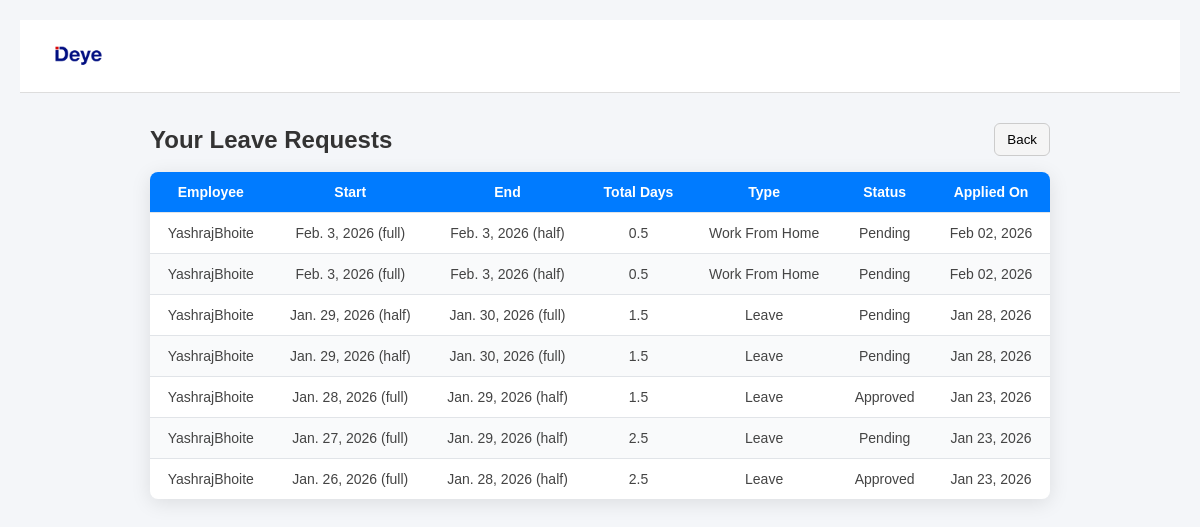
The app's page /leave/status/ (signed in) with its own data.
### forms/models.py (models this page shows, shortened)
class LeaveRequest(models.Model):
    LEAVE_STATUS_CHOICES = [
        ('pending', 'Pending'),
        ('approved', 'Approved'),
        ('rejected', 'Rejected'),
    ]
    LEAVE_TYPE_CHOICES = [
        ('leave', 'Leave'),
        ('wfh', 'Work From Home'),
    ]
    DAY_PORTION_CHOICES = [
        ('full', 'Full Day'),
        ('half', 'Half Day'),
    ]
    user = models.ForeignKey(User, on_delete=models.CASCADE)
    leave_type = models.CharField(max_length=20, choices=LEAVE_TYPE_CHOICES)
    start_date = models.DateField()
    end_date = models.DateField()
    start_breakdown = models.CharField(max_length=10, choices=DAY_PORTION_CHOICES, default='full')
    end_breakdown = models.CharField(max_length=10, choices=DAY_PORTION_CHOICES, default='full')
    reason = models.TextField(blank=True)
    status = models.CharField(max_length=20, choices=LEAVE_STATUS_CHOICES, default='pending')
    total_days = models.FloatField(default=0.0)
    applied_at = models.DateTimeField(auto_now_add=True)
    status_changed_at = models.DateTimeField(blank=True, null=True)
    status_changed_by = models.ForeignKey(User, on_delete=models.SET_NULL, null=True, blank=True, related_name='updated_leaves')

### forms/views.py (the view)
# urls.py: path('leave/status/', views.leave_status, name='leave_status'),
@login_required
def leave_status(request):
    leaves = LeaveRequest.objects.filter(user=request.user).order_by('-id')
    return render(request, 'leave/leave_status.html', {'leaves': leaves})

### forms/templates/leave/leave_status.html (shortened to what this page needs)
<!DOCTYPE html>
<html lang="en">
<head>
    {% load static %}
</head>
<body>
    <div class="header">
        <div class="header-title">
            <a href="/">
                <img src="{% static 'admin/Images/logo-deye-300x225.webp' %}" alt="DEYE">
            </a>
        </div>
    </div>
    <div style="display:flex; justify-content:space-between; align-items:center; margin: 0 auto 16px; max-width: 900px;">
        <h2 style="margin:0;">Your Leave Requests</h2>
        <button type="button" onclick="history.back();" style="padding:8px 12px; border:1px solid #ccc; background:#f5f5f5; border-radius:6px; cursor:pointer;">Back</button>
    </div>
    <table>
        <thead>
            <tr>
                <th>Employee</th>
                <th>Start</th>
                <th>End</th>
                <th>Total Days</th>
                <th>Type</th>
                <th>Status</th>
                <th>Applied On</th>
            </tr>
        </thead>
        <tbody>
            {% for leave in leaves %}
            <tr>
                <td>{{ leave.user.get_username }}</td>
                <td>{{ leave.start_date }} ({{ leave.start_breakdown }})</td>
                <td>{{ leave.end_date }} ({{ leave.end_breakdown }})</td>
                <td>{{ leave.total_days }}</td>
                <td>{{ leave.get_leave_type_display }}</td>
                <td>{{ leave.status|title }}</td>
                <td>{{ leave.applied_at|date:"M d, Y" }}</td>
            </tr>
            {% empty %}
            <tr>
                <td colspan="7" class="no-data">No leave requests found</td>
            </tr>
            {% endfor %}
        </tbody>
    </table>
</body>
</html>

### forms/templates/leave/leave_status.html (style rules this page uses)
body { margin: 0; font-family: Arial, sans-serif; background: #f4f6f9; min-height: 100vh; padding: 20px; }
.header { display: flex; align-items: center; padding: 14px 32px; background-color: #fff; border-bottom: 1px solid #ddd; margin-bottom: 30px; }
.header-title img { height: 40px; object-fit: contain; }
h2 { text-align: center; color: #333; margin-bottom: 20px; font-weight: 600; }
table { width: 100%; max-width: 900px; margin: 0 auto; border-collapse: collapse; background: #fff; box-shadow: 0 4px 20px rgba(0,0,0,0.1); border-radius: 8px; overflow: hidden; }
th, td { padding: 12px 16px; text-align: center; border-bottom: 1px solid #e1e4e8; font-size: 14px; color: #444; }
th { background-color: #007bff; color: white; font-weight: 600; }
tr:last-child td { border-bottom: none; }
tr:nth-child(even) { background-color: #f9fafb; }
button { transition: background 0.2s ease, border-color 0.2s ease; }

### records on screen
LeaveRequest: user.get_username "YashrajBhoite", start_date "Feb. 3, 2026", start_breakdown "full", end_date "Feb. 3, 2026", end_breakdown "half", total_days "0.5", leave_type "Work From Home", status "Pending", applied_at "Feb 02, 2026"
LeaveRequest: user.get_username "YashrajBhoite", start_date "Feb. 3, 2026", start_breakdown "full", end_date "Feb. 3, 2026", end_breakdown "half", total_days "0.5", leave_type "Work From Home", status "Pending", applied_at "Feb 02, 2026"
LeaveRequest: user.get_username "YashrajBhoite", start_date "Jan. 29, 2026", start_breakdown "half", end_date "Jan. 30, 2026", end_breakdown "full", total_days "1.5", leave_type "Leave", status "Pending", applied_at "Jan 28, 2026"
LeaveRequest: user.get_username "YashrajBhoite", start_date "Jan. 29, 2026", start_breakdown "half", end_date "Jan. 30, 2026", end_breakdown "full", total_days "1.5", leave_type "Leave", status "Pending", applied_at "Jan 28, 2026"
LeaveRequest: user.get_username "YashrajBhoite", start_date "Jan. 28, 2026", start_breakdown "full", end_date "Jan. 29, 2026", end_breakdown "half", total_days "1.5", leave_type "Leave", status "Approved", applied_at "Jan 23, 2026"
LeaveRequest: user.get_username "YashrajBhoite", start_date "Jan. 27, 2026", start_breakdown "full", end_date "Jan. 29, 2026", end_breakdown "half", total_days "2.5", leave_type "Leave", status "Pending", applied_at "Jan 23, 2026"
LeaveRequest: user.get_username "YashrajBhoite", start_date "Jan. 26, 2026", start_breakdown "full", end_date "Jan. 28, 2026", end_breakdown "half", total_days "2.5", leave_type "Leave", status "Approved", applied_at "Jan 23, 2026"
